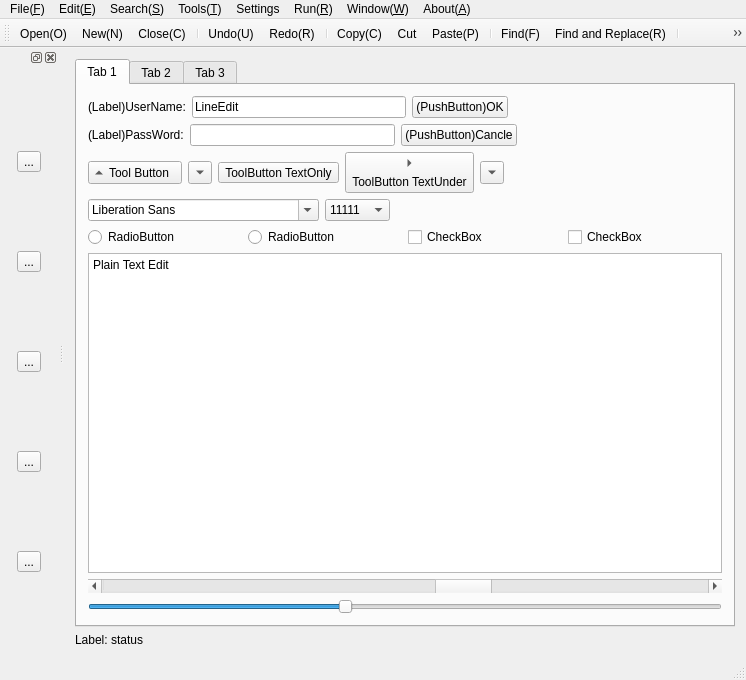
<?xml version="1.0" encoding="UTF-8"?>
<ui version="4.0">
 <class>MainWindow</class>
 <widget class="QMainWindow" name="MainWindow">
  <property name="geometry">
   <rect>
    <x>0</x>
    <y>0</y>
    <width>746</width>
    <height>673</height>
   </rect>
  </property>
  <property name="windowTitle">
   <string>MainWindow</string>
  </property>
  <widget class="QWidget" name="centralWidget">
   <layout class="QVBoxLayout" name="verticalLayout_2">
    <item>
     <layout class="QVBoxLayout" name="verticalLayout">
      <item>
       <widget class="QTabWidget" name="tabWidget">
        <property name="currentIndex">
         <number>0</number>
        </property>
        <widget class="QWidget" name="tab">
         <attribute name="title">
          <string>Tab 1</string>
         </attribute>
         <layout class="QVBoxLayout" name="verticalLayout_3">
          <item>
           <layout class="QHBoxLayout" name="horizontalLayout">
            <item>
             <widget class="QLabel" name="label_2">
              <property name="text">
               <string>(Label)UserName:</string>
              </property>
             </widget>
            </item>
            <item>
             <widget class="QLineEdit" name="lineEdit">
              <property name="text">
               <string>LineEdit</string>
              </property>
             </widget>
            </item>
            <item>
             <widget class="QPushButton" name="pushButton_2">
              <property name="text">
               <string>(PushButton)OK</string>
              </property>
             </widget>
            </item>
            <item>
             <spacer name="horizontalSpacer">
              <property name="orientation">
               <enum>Qt::Horizontal</enum>
              </property>
              <property name="sizeHint" stdset="0">
               <size>
                <width>40</width>
                <height>20</height>
               </size>
              </property>
             </spacer>
            </item>
           </layout>
          </item>
          <item>
           <layout class="QHBoxLayout" name="horizontalLayout_2">
            <item>
             <widget class="QLabel" name="label_3">
              <property name="text">
               <string>(Label)PassWord:</string>
              </property>
             </widget>
            </item>
            <item>
             <widget class="QLineEdit" name="lineEdit_2">
              <property name="text">
               <string/>
              </property>
              <property name="echoMode">
               <enum>QLineEdit::Password</enum>
              </property>
             </widget>
            </item>
            <item>
             <widget class="QPushButton" name="pushButton">
              <property name="text">
               <string>(PushButton)Cancle</string>
              </property>
             </widget>
            </item>
            <item>
             <spacer name="horizontalSpacer_2">
              <property name="orientation">
               <enum>Qt::Horizontal</enum>
              </property>
              <property name="sizeHint" stdset="0">
               <size>
                <width>40</width>
                <height>20</height>
               </size>
              </property>
             </spacer>
            </item>
           </layout>
          </item>
          <item>
           <layout class="QHBoxLayout" name="horizontalLayout_3">
            <item>
             <widget class="QToolButton" name="toolButton">
              <property name="text">
               <string>Tool Button</string>
              </property>
              <property name="toolButtonStyle">
               <enum>Qt::ToolButtonTextBesideIcon</enum>
              </property>
              <property name="arrowType">
               <enum>Qt::UpArrow</enum>
              </property>
             </widget>
            </item>
            <item>
             <widget class="QToolButton" name="toolButton_2">
              <property name="text">
               <string>...</string>
              </property>
              <property name="arrowType">
               <enum>Qt::DownArrow</enum>
              </property>
             </widget>
            </item>
            <item>
             <widget class="QToolButton" name="toolButton_3">
              <property name="text">
               <string>ToolButton TextOnly</string>
              </property>
              <property name="toolButtonStyle">
               <enum>Qt::ToolButtonTextOnly</enum>
              </property>
              <property name="arrowType">
               <enum>Qt::LeftArrow</enum>
              </property>
             </widget>
            </item>
            <item>
             <widget class="QToolButton" name="toolButton_4">
              <property name="text">
               <string>ToolButton TextUnder</string>
              </property>
              <property name="toolButtonStyle">
               <enum>Qt::ToolButtonTextUnderIcon</enum>
              </property>
              <property name="arrowType">
               <enum>Qt::RightArrow</enum>
              </property>
             </widget>
            </item>
            <item>
             <widget class="QToolButton" name="toolButton_5">
              <property name="text">
               <string>FollowStyle</string>
              </property>
              <property name="toolButtonStyle">
               <enum>Qt::ToolButtonFollowStyle</enum>
              </property>
              <property name="arrowType">
               <enum>Qt::DownArrow</enum>
              </property>
             </widget>
            </item>
            <item>
             <spacer name="horizontalSpacer_3">
              <property name="orientation">
               <enum>Qt::Horizontal</enum>
              </property>
              <property name="sizeHint" stdset="0">
               <size>
                <width>40</width>
                <height>20</height>
               </size>
              </property>
             </spacer>
            </item>
           </layout>
          </item>
          <item>
           <layout class="QHBoxLayout" name="horizontalLayout_10">
            <item>
             <widget class="QFontComboBox" name="fontComboBox"/>
            </item>
            <item>
             <widget class="QComboBox" name="comboBox">
              <item>
               <property name="text">
                <string>11111</string>
               </property>
              </item>
              <item>
               <property name="text">
                <string>中国</string>
               </property>
              </item>
              <item>
               <property name="text">
                <string>美国</string>
               </property>
              </item>
              <item>
               <property name="text">
                <string>英国</string>
               </property>
              </item>
             </widget>
            </item>
            <item>
             <spacer name="horizontalSpacer_4">
              <property name="orientation">
               <enum>Qt::Horizontal</enum>
              </property>
              <property name="sizeHint" stdset="0">
               <size>
                <width>40</width>
                <height>20</height>
               </size>
              </property>
             </spacer>
            </item>
           </layout>
          </item>
          <item>
           <layout class="QHBoxLayout" name="horizontalLayout_4">
            <item>
             <widget class="QRadioButton" name="radioButton">
              <property name="text">
               <string>RadioButton</string>
              </property>
             </widget>
            </item>
            <item>
             <widget class="QRadioButton" name="radioButton_2">
              <property name="text">
               <string>RadioButton</string>
              </property>
             </widget>
            </item>
            <item>
             <widget class="QCheckBox" name="checkBox">
              <property name="text">
               <string>CheckBox</string>
              </property>
             </widget>
            </item>
            <item>
             <widget class="QCheckBox" name="checkBox_2">
              <property name="text">
               <string>CheckBox</string>
              </property>
             </widget>
            </item>
           </layout>
          </item>
          <item>
           <widget class="QPlainTextEdit" name="plainTextEdit">
            <property name="plainText">
             <string>Plain Text Edit</string>
            </property>
           </widget>
          </item>
          <item>
           <widget class="QScrollBar" name="horizontalScrollBar">
            <property name="value">
             <number>60</number>
            </property>
            <property name="orientation">
             <enum>Qt::Horizontal</enum>
            </property>
           </widget>
          </item>
          <item>
           <layout class="QHBoxLayout" name="horizontalLayout_5">
            <item>
             <widget class="QSlider" name="horizontalSlider">
              <property name="value">
               <number>40</number>
              </property>
              <property name="orientation">
               <enum>Qt::Horizontal</enum>
              </property>
             </widget>
            </item>
           </layout>
          </item>
         </layout>
        </widget>
        <widget class="QWidget" name="tab_2">
         <attribute name="title">
          <string>Tab 2</string>
         </attribute>
         <layout class="QGridLayout" name="gridLayout">
          <item row="0" column="0">
           <widget class="QGroupBox" name="groupBox">
            <property name="title">
             <string>ListWidget</string>
            </property>
            <layout class="QVBoxLayout" name="verticalLayout_5">
             <item>
              <widget class="QListWidget" name="listWidget">
               <item>
                <property name="text">
                 <string>C++</string>
                </property>
               </item>
               <item>
                <property name="text">
                 <string>Python</string>
                </property>
               </item>
               <item>
                <property name="text">
                 <string>Java</string>
                </property>
               </item>
               <item>
                <property name="text">
                 <string>C##</string>
                </property>
               </item>
               <item>
                <property name="text">
                 <string>C</string>
                </property>
               </item>
              </widget>
             </item>
            </layout>
           </widget>
          </item>
          <item row="0" column="1" colspan="2">
           <widget class="QGroupBox" name="groupBox_2">
            <property name="title">
             <string>TreeView</string>
            </property>
            <layout class="QVBoxLayout" name="verticalLayout_6">
             <item>
              <widget class="QTreeView" name="treeView"/>
             </item>
            </layout>
           </widget>
          </item>
          <item row="1" column="0" colspan="2">
           <widget class="QGroupBox" name="groupBox_3">
            <property name="title">
             <string>Table Widget</string>
            </property>
            <layout class="QVBoxLayout" name="verticalLayout_7">
             <item>
              <widget class="QTableWidget" name="tableWidget">
               <row>
                <property name="text">
                 <string>1</string>
                </property>
               </row>
               <row>
                <property name="text">
                 <string>2</string>
                </property>
               </row>
               <row>
                <property name="text">
                 <string>3</string>
                </property>
               </row>
               <row>
                <property name="text">
                 <string>4</string>
                </property>
               </row>
               <row>
                <property name="text">
                 <string>5</string>
                </property>
               </row>
               <row>
                <property name="text">
                 <string>6</string>
                </property>
               </row>
               <column>
                <property name="text">
                 <string>1</string>
                </property>
               </column>
               <column>
                <property name="text">
                 <string>2</string>
                </property>
               </column>
               <column>
                <property name="text">
                 <string>3</string>
                </property>
               </column>
               <column>
                <property name="text">
                 <string>4</string>
                </property>
               </column>
               <column>
                <property name="text">
                 <string>5</string>
                </property>
               </column>
               <column>
                <property name="text">
                 <string>6</string>
                </property>
               </column>
              </widget>
             </item>
            </layout>
           </widget>
          </item>
          <item row="1" column="2">
           <widget class="QGroupBox" name="groupBox_4">
            <property name="title">
             <string>Column View</string>
            </property>
            <layout class="QVBoxLayout" name="verticalLayout_8">
             <item>
              <widget class="QColumnView" name="columnView"/>
             </item>
            </layout>
           </widget>
          </item>
         </layout>
        </widget>
        <widget class="QWidget" name="tab_3">
         <attribute name="title">
          <string>Tab 3</string>
         </attribute>
         <layout class="QVBoxLayout" name="verticalLayout_13">
          <item>
           <layout class="QVBoxLayout" name="verticalLayout_11">
            <item>
             <layout class="QHBoxLayout" name="horizontalLayout_6">
              <item>
               <widget class="QGroupBox" name="groupBox_5">
                <property name="title">
                 <string>Scroll Area</string>
                </property>
                <layout class="QVBoxLayout" name="verticalLayout_9">
                 <item>
                  <widget class="QScrollArea" name="scrollArea">
                   <property name="widgetResizable">
                    <bool>true</bool>
                   </property>
                   <widget class="QWidget" name="scrollAreaWidgetContents">
                    <property name="geometry">
                     <rect>
                      <x>0</x>
                      <y>0</y>
                      <width>267</width>
                      <height>486</height>
                     </rect>
                    </property>
                    <layout class="QVBoxLayout" name="verticalLayout_21">
                     <item>
                      <layout class="QVBoxLayout" name="verticalLayout_20">
                       <item>
                        <widget class="QPushButton" name="pushButton_3">
                         <property name="text">
                          <string>PushButton</string>
                         </property>
                        </widget>
                       </item>
                       <item>
                        <widget class="QRadioButton" name="radioButton_4">
                         <property name="text">
                          <string>RadioButton</string>
                         </property>
                        </widget>
                       </item>
                       <item>
                        <widget class="QPushButton" name="pushButton_8">
                         <property name="text">
                          <string>PushButton</string>
                         </property>
                        </widget>
                       </item>
                       <item>
                        <widget class="QCheckBox" name="checkBox_3">
                         <property name="text">
                          <string>CheckBox</string>
                         </property>
                        </widget>
                       </item>
                       <item>
                        <widget class="QPushButton" name="pushButton_4">
                         <property name="text">
                          <string>PushButton</string>
                         </property>
                        </widget>
                       </item>
                       <item>
                        <widget class="QPushButton" name="pushButton_16">
                         <property name="text">
                          <string>PushButton</string>
                         </property>
                        </widget>
                       </item>
                       <item>
                        <widget class="QRadioButton" name="radioButton_3">
                         <property name="text">
                          <string>RadioButton</string>
                         </property>
                        </widget>
                       </item>
                       <item>
                        <widget class="QPushButton" name="pushButton_14">
                         <property name="text">
                          <string>PushButton</string>
                         </property>
                        </widget>
                       </item>
                       <item>
                        <widget class="QPushButton" name="pushButton_15">
                         <property name="text">
                          <string>PushButton</string>
                         </property>
                        </widget>
                       </item>
                       <item>
                        <widget class="QPushButton" name="pushButton_13">
                         <property name="text">
                          <string>PushButton</string>
                         </property>
                        </widget>
                       </item>
                       <item>
                        <widget class="QPushButton" name="pushButton_12">
                         <property name="text">
                          <string>PushButton</string>
                         </property>
                        </widget>
                       </item>
                       <item>
                        <widget class="QPushButton" name="pushButton_9">
                         <property name="text">
                          <string>PushButton</string>
                         </property>
                        </widget>
                       </item>
                       <item>
                        <widget class="QPushButton" name="pushButton_5">
                         <property name="text">
                          <string>PushButton</string>
                         </property>
                        </widget>
                       </item>
                       <item>
                        <widget class="QPushButton" name="pushButton_11">
                         <property name="text">
                          <string>PushButton</string>
                         </property>
                        </widget>
                       </item>
                       <item>
                        <widget class="QPushButton" name="pushButton_10">
                         <property name="text">
                          <string>PushButton</string>
                         </property>
                        </widget>
                       </item>
                       <item>
                        <widget class="QPushButton" name="pushButton_6">
                         <property name="text">
                          <string>PushButton</string>
                         </property>
                        </widget>
                       </item>
                       <item>
                        <widget class="QPushButton" name="pushButton_7">
                         <property name="text">
                          <string>PushButton</string>
                         </property>
                        </widget>
                       </item>
                      </layout>
                     </item>
                    </layout>
                   </widget>
                  </widget>
                 </item>
                </layout>
               </widget>
              </item>
              <item>
               <widget class="QGroupBox" name="groupBox_6">
                <property name="title">
                 <string>Tool Box</string>
                </property>
                <layout class="QVBoxLayout" name="verticalLayout_10">
                 <item>
                  <widget class="QToolBox" name="toolBox">
                   <property name="currentIndex">
                    <number>0</number>
                   </property>
                   <widget class="QWidget" name="page">
                    <property name="geometry">
                     <rect>
                      <x>0</x>
                      <y>0</y>
                      <width>285</width>
                      <height>69</height>
                     </rect>
                    </property>
                    <attribute name="label">
                     <string>Page 1</string>
                    </attribute>
                   </widget>
                   <widget class="QWidget" name="page_3">
                    <property name="geometry">
                     <rect>
                      <x>0</x>
                      <y>0</y>
                      <width>100</width>
                      <height>30</height>
                     </rect>
                    </property>
                    <attribute name="label">
                     <string>页</string>
                    </attribute>
                   </widget>
                   <widget class="QWidget" name="page_4">
                    <property name="geometry">
                     <rect>
                      <x>0</x>
                      <y>0</y>
                      <width>100</width>
                      <height>30</height>
                     </rect>
                    </property>
                    <attribute name="label">
                     <string>页</string>
                    </attribute>
                   </widget>
                   <widget class="QWidget" name="page_5">
                    <property name="geometry">
                     <rect>
                      <x>0</x>
                      <y>0</y>
                      <width>100</width>
                      <height>30</height>
                     </rect>
                    </property>
                    <attribute name="label">
                     <string>页</string>
                    </attribute>
                   </widget>
                   <widget class="QWidget" name="page_2">
                    <property name="geometry">
                     <rect>
                      <x>0</x>
                      <y>0</y>
                      <width>100</width>
                      <height>30</height>
                     </rect>
                    </property>
                    <attribute name="label">
                     <string>Page 2</string>
                    </attribute>
                   </widget>
                  </widget>
                 </item>
                </layout>
               </widget>
              </item>
             </layout>
            </item>
            <item>
             <widget class="QGroupBox" name="groupBox_7">
              <property name="title">
               <string>Stacked Widget</string>
              </property>
              <layout class="QHBoxLayout" name="horizontalLayout_7">
               <item>
                <widget class="QListView" name="listView"/>
               </item>
               <item>
                <widget class="QStackedWidget" name="stackedWidget">
                 <property name="currentIndex">
                  <number>2</number>
                 </property>
                 <widget class="QWidget" name="page_6">
                  <layout class="QVBoxLayout" name="verticalLayout_17">
                   <item>
                    <layout class="QVBoxLayout" name="verticalLayout_12">
                     <item>
                      <widget class="QLabel" name="label_4">
                       <property name="text">
                        <string>C++</string>
                       </property>
                      </widget>
                     </item>
                     <item>
                      <widget class="QDialogButtonBox" name="buttonBox">
                       <property name="standardButtons">
                        <set>QDialogButtonBox::Cancel|QDialogButtonBox::Ok</set>
                       </property>
                      </widget>
                     </item>
                    </layout>
                   </item>
                  </layout>
                 </widget>
                 <widget class="QWidget" name="page_9">
                  <layout class="QVBoxLayout" name="verticalLayout_16">
                   <item>
                    <widget class="QTextBrowser" name="textBrowser">
                     <property name="html">
                      <string>&lt;!DOCTYPE HTML PUBLIC &quot;-//W3C//DTD HTML 4.0//EN&quot; &quot;http://www.w3.org/TR/REC-html40/strict.dtd&quot;&gt;
&lt;html&gt;&lt;head&gt;&lt;meta name=&quot;qrichtext&quot; content=&quot;1&quot; /&gt;&lt;style type=&quot;text/css&quot;&gt;
p, li { white-space: pre-wrap; }
&lt;/style&gt;&lt;/head&gt;&lt;body style=&quot; font-family:'SimSun'; font-size:9pt; font-weight:400; font-style:normal;&quot;&gt;
&lt;p style=&quot; margin-top:0px; margin-bottom:0px; margin-left:0px; margin-right:0px; -qt-block-indent:0; text-indent:0px;&quot;&gt;Text Browser&lt;/p&gt;
&lt;p style=&quot;-qt-paragraph-type:empty; margin-top:0px; margin-bottom:0px; margin-left:0px; margin-right:0px; -qt-block-indent:0; text-indent:0px;&quot;&gt;&lt;br /&gt;&lt;/p&gt;&lt;/body&gt;&lt;/html&gt;</string>
                     </property>
                    </widget>
                   </item>
                  </layout>
                 </widget>
                 <widget class="QWidget" name="page_10">
                  <layout class="QVBoxLayout" name="verticalLayout_19">
                   <item>
                    <layout class="QHBoxLayout" name="horizontalLayout_9">
                     <item>
                      <widget class="QDateTimeEdit" name="dateTimeEdit"/>
                     </item>
                     <item>
                      <widget class="QSpinBox" name="spinBox"/>
                     </item>
                     <item>
                      <widget class="QDoubleSpinBox" name="doubleSpinBox"/>
                     </item>
                    </layout>
                   </item>
                   <item>
                    <widget class="QCalendarWidget" name="calendarWidget"/>
                   </item>
                  </layout>
                 </widget>
                 <widget class="QWidget" name="page_7">
                  <layout class="QVBoxLayout" name="verticalLayout_15">
                   <item>
                    <layout class="QVBoxLayout" name="verticalLayout_14">
                     <item>
                      <widget class="QLCDNumber" name="lcdNumber"/>
                     </item>
                     <item>
                      <widget class="QProgressBar" name="progressBar">
                       <property name="value">
                        <number>24</number>
                       </property>
                      </widget>
                     </item>
                    </layout>
                   </item>
                  </layout>
                 </widget>
                 <widget class="QWidget" name="page_8">
                  <layout class="QVBoxLayout" name="verticalLayout_18">
                   <item>
                    <layout class="QHBoxLayout" name="horizontalLayout_8">
                     <item>
                      <widget class="QDial" name="dial"/>
                     </item>
                     <item>
                      <widget class="QTimeEdit" name="timeEdit"/>
                     </item>
                    </layout>
                   </item>
                  </layout>
                 </widget>
                </widget>
               </item>
              </layout>
             </widget>
            </item>
           </layout>
          </item>
         </layout>
        </widget>
       </widget>
      </item>
      <item>
       <widget class="QLabel" name="label">
        <property name="text">
         <string>Label: status</string>
        </property>
       </widget>
      </item>
     </layout>
    </item>
   </layout>
  </widget>
  <widget class="QMenuBar" name="menuBar">
   <property name="geometry">
    <rect>
     <x>0</x>
     <y>0</y>
     <width>746</width>
     <height>23</height>
    </rect>
   </property>
   <widget class="QMenu" name="menuFile_F">
    <property name="title">
     <string>File(&amp;F)</string>
    </property>
    <addaction name="actionOpen_O"/>
    <addaction name="actionNew_N"/>
    <addaction name="actionClose_C"/>
    <addaction name="actionHistory_H"/>
   </widget>
   <widget class="QMenu" name="menuEdit_E">
    <property name="title">
     <string>Edit(&amp;E)</string>
    </property>
    <addaction name="actionUndo_U"/>
    <addaction name="actionRedo_R"/>
    <addaction name="actionCopy_C"/>
    <addaction name="actionCut"/>
    <addaction name="actionPaste_P"/>
   </widget>
   <widget class="QMenu" name="menuSearch_S">
    <property name="title">
     <string>Search(&amp;S)</string>
    </property>
    <addaction name="actionFind_F"/>
    <addaction name="actionFind_and_Replace_R"/>
    <addaction name="actionFind_in_project"/>
   </widget>
   <widget class="QMenu" name="menuTools_T">
    <property name="title">
     <string>Tools(&amp;T)</string>
    </property>
    <addaction name="actionNotePad"/>
    <addaction name="actionAndroid_Stdio"/>
    <addaction name="actionEclipse"/>
    <addaction name="actionQT"/>
   </widget>
   <widget class="QMenu" name="menuSettings">
    <property name="title">
     <string>Settings</string>
    </property>
    <addaction name="actionPreferences"/>
    <addaction name="actionDocuments"/>
    <addaction name="actionSurface"/>
    <addaction name="actionSkin"/>
   </widget>
   <widget class="QMenu" name="menuRun_R">
    <property name="title">
     <string>Run(&amp;R)</string>
    </property>
    <addaction name="actionRun_Script"/>
    <addaction name="actionRun_OCC"/>
    <addaction name="actionRun_PPD"/>
   </widget>
   <widget class="QMenu" name="menuWindow_W">
    <property name="title">
     <string>Window(&amp;W)</string>
    </property>
   </widget>
   <widget class="QMenu" name="menuAbout_A">
    <property name="title">
     <string>About(&amp;A)</string>
    </property>
    <addaction name="actionAbout_Me"/>
    <addaction name="actionDocuments_2"/>
    <addaction name="actionUpdate"/>
   </widget>
   <addaction name="menuFile_F"/>
   <addaction name="menuEdit_E"/>
   <addaction name="menuSearch_S"/>
   <addaction name="menuTools_T"/>
   <addaction name="menuSettings"/>
   <addaction name="menuRun_R"/>
   <addaction name="menuWindow_W"/>
   <addaction name="menuAbout_A"/>
  </widget>
  <widget class="QToolBar" name="mainToolBar">
   <attribute name="toolBarArea">
    <enum>TopToolBarArea</enum>
   </attribute>
   <attribute name="toolBarBreak">
    <bool>false</bool>
   </attribute>
   <addaction name="actionOpen_O"/>
   <addaction name="actionNew_N"/>
   <addaction name="actionClose_C"/>
   <addaction name="separator"/>
   <addaction name="actionUndo_U"/>
   <addaction name="actionRedo_R"/>
   <addaction name="separator"/>
   <addaction name="actionCopy_C"/>
   <addaction name="actionCut"/>
   <addaction name="actionPaste_P"/>
   <addaction name="separator"/>
   <addaction name="actionFind_F"/>
   <addaction name="actionFind_and_Replace_R"/>
   <addaction name="separator"/>
   <addaction name="actionNotePad"/>
   <addaction name="actionAndroid_Stdio"/>
   <addaction name="actionEclipse"/>
   <addaction name="actionQT"/>
   <addaction name="separator"/>
   <addaction name="actionPreferences"/>
   <addaction name="actionSkin"/>
  </widget>
  <widget class="QStatusBar" name="statusBar"/>
  <widget class="QDockWidget" name="dockWidget_2">
   <attribute name="dockWidgetArea">
    <number>1</number>
   </attribute>
   <widget class="QWidget" name="dockWidgetContents_2">
    <layout class="QGridLayout" name="gridLayout_2">
     <item row="0" column="0">
      <widget class="QToolButton" name="toolButton_6">
       <property name="text">
        <string>...</string>
       </property>
      </widget>
     </item>
     <item row="1" column="0">
      <widget class="QToolButton" name="toolButton_7">
       <property name="text">
        <string>...</string>
       </property>
      </widget>
     </item>
     <item row="2" column="0">
      <widget class="QToolButton" name="toolButton_8">
       <property name="text">
        <string>...</string>
       </property>
      </widget>
     </item>
     <item row="3" column="0">
      <widget class="QToolButton" name="toolButton_9">
       <property name="text">
        <string>...</string>
       </property>
      </widget>
     </item>
     <item row="4" column="0">
      <widget class="QToolButton" name="toolButton_10">
       <property name="text">
        <string>...</string>
       </property>
      </widget>
     </item>
    </layout>
   </widget>
  </widget>
  <action name="actionOpen_O">
   <property name="icon">
    <iconset resource="resources.qrc">
     <normaloff>:/icons/resources/icons/file_open.png</normaloff>:/icons/resources/icons/file_open.png</iconset>
   </property>
   <property name="text">
    <string>Open(&amp;O)</string>
   </property>
  </action>
  <action name="actionNew_N">
   <property name="icon">
    <iconset>
     <normalon>:/icons/resources/icons/file-new.png</normalon>
    </iconset>
   </property>
   <property name="text">
    <string>New(&amp;N)</string>
   </property>
  </action>
  <action name="actionClose_C">
   <property name="icon">
    <iconset>
     <normalon>:/icons/resources/icons/file-close.png</normalon>
    </iconset>
   </property>
   <property name="text">
    <string>Close(C)</string>
   </property>
  </action>
  <action name="actionHistory_H">
   <property name="icon">
    <iconset resource="resources.qrc">
     <normaloff>:/icons/resources/icons/file_history.png</normaloff>:/icons/resources/icons/file_history.png</iconset>
   </property>
   <property name="text">
    <string>History(&amp;H)</string>
   </property>
  </action>
  <action name="actionUndo_U">
   <property name="icon">
    <iconset>
     <normalon>:/icons/resources/icons/undo.png</normalon>
    </iconset>
   </property>
   <property name="text">
    <string>Undo(&amp;U)</string>
   </property>
  </action>
  <action name="actionRedo_R">
   <property name="icon">
    <iconset resource="resources.qrc">
     <normaloff>:/icons/resources/icons/Redo.png</normaloff>:/icons/resources/icons/Redo.png</iconset>
   </property>
   <property name="text">
    <string>Redo(&amp;R)</string>
   </property>
  </action>
  <action name="actionCopy_C">
   <property name="icon">
    <iconset resource="resources.qrc">
     <normaloff>:/icons/resources/icons/copy.png</normaloff>:/icons/resources/icons/copy.png</iconset>
   </property>
   <property name="text">
    <string>Copy(&amp;C)</string>
   </property>
  </action>
  <action name="actionCut">
   <property name="icon">
    <iconset resource="resources.qrc">
     <normaloff>:/icons/resources/icons/cut.png</normaloff>:/icons/resources/icons/cut.png</iconset>
   </property>
   <property name="text">
    <string>Cut</string>
   </property>
  </action>
  <action name="actionPaste_P">
   <property name="icon">
    <iconset resource="resources.qrc">
     <normaloff>:/icons/resources/icons/paste.png</normaloff>:/icons/resources/icons/paste.png</iconset>
   </property>
   <property name="text">
    <string>Paste(&amp;P)</string>
   </property>
  </action>
  <action name="actionFind_F">
   <property name="icon">
    <iconset resource="resources.qrc">
     <normaloff>:/icons/resources/icons/find.png</normaloff>:/icons/resources/icons/find.png</iconset>
   </property>
   <property name="text">
    <string>Find(&amp;F)</string>
   </property>
  </action>
  <action name="actionFind_and_Replace_R">
   <property name="icon">
    <iconset resource="resources.qrc">
     <normaloff>:/icons/resources/icons/replace.png</normaloff>:/icons/resources/icons/replace.png</iconset>
   </property>
   <property name="text">
    <string>Find and Replace(&amp;R)</string>
   </property>
  </action>
  <action name="actionFind_in_project">
   <property name="icon">
    <iconset resource="resources.qrc">
     <normaloff>:/icons/resources/icons/find_in_project.png</normaloff>:/icons/resources/icons/find_in_project.png</iconset>
   </property>
   <property name="text">
    <string>Find in project</string>
   </property>
  </action>
  <action name="actionNotePad">
   <property name="icon">
    <iconset>
     <normalon>:/icons/resources/icons/notepad++.png</normalon>
    </iconset>
   </property>
   <property name="text">
    <string>NotePad++</string>
   </property>
  </action>
  <action name="actionAndroid_Stdio">
   <property name="icon">
    <iconset resource="resources.qrc">
     <normaloff>:/icons/resources/icons/android.png</normaloff>:/icons/resources/icons/android.png</iconset>
   </property>
   <property name="text">
    <string>Android Stdio</string>
   </property>
  </action>
  <action name="actionEclipse">
   <property name="icon">
    <iconset resource="resources.qrc">
     <normaloff>:/icons/resources/icons/eclipse.png</normaloff>:/icons/resources/icons/eclipse.png</iconset>
   </property>
   <property name="text">
    <string>Eclipse</string>
   </property>
  </action>
  <action name="actionQT">
   <property name="icon">
    <iconset resource="resources.qrc">
     <normaloff>:/icons/resources/icons/QT.png</normaloff>:/icons/resources/icons/QT.png</iconset>
   </property>
   <property name="text">
    <string>QT</string>
   </property>
  </action>
  <action name="actionPreferences">
   <property name="icon">
    <iconset resource="resources.qrc">
     <normaloff>:/icons/resources/icons/preferences.png</normaloff>:/icons/resources/icons/preferences.png</iconset>
   </property>
   <property name="text">
    <string>Preferences</string>
   </property>
  </action>
  <action name="actionDocuments">
   <property name="icon">
    <iconset resource="resources.qrc">
     <normaloff>:/icons/resources/icons/documents.png</normaloff>:/icons/resources/icons/documents.png</iconset>
   </property>
   <property name="text">
    <string>Documents</string>
   </property>
  </action>
  <action name="actionSurface">
   <property name="icon">
    <iconset resource="resources.qrc">
     <normaloff>:/icons/resources/icons/surface.png</normaloff>:/icons/resources/icons/surface.png</iconset>
   </property>
   <property name="text">
    <string>Surface</string>
   </property>
  </action>
  <action name="actionSkin">
   <property name="icon">
    <iconset resource="resources.qrc">
     <normaloff>:/icons/resources/icons/skin.png</normaloff>:/icons/resources/icons/skin.png</iconset>
   </property>
   <property name="text">
    <string>Skin</string>
   </property>
  </action>
  <action name="actionRun_Script">
   <property name="text">
    <string>Run Script</string>
   </property>
  </action>
  <action name="actionRun_OCC">
   <property name="text">
    <string>Run OCC</string>
   </property>
  </action>
  <action name="actionRun_PPD">
   <property name="text">
    <string>Run PPD</string>
   </property>
  </action>
  <action name="actionAbout_Me">
   <property name="text">
    <string>About Me</string>
   </property>
  </action>
  <action name="actionDocuments_2">
   <property name="text">
    <string>Documents</string>
   </property>
  </action>
  <action name="actionUpdate">
   <property name="text">
    <string>Update</string>
   </property>
  </action>
 </widget>
 <layoutdefault spacing="6" margin="11"/>
 <resources>
  <include location="resources.qrc"/>
 </resources>
 <connections/>
</ui>
